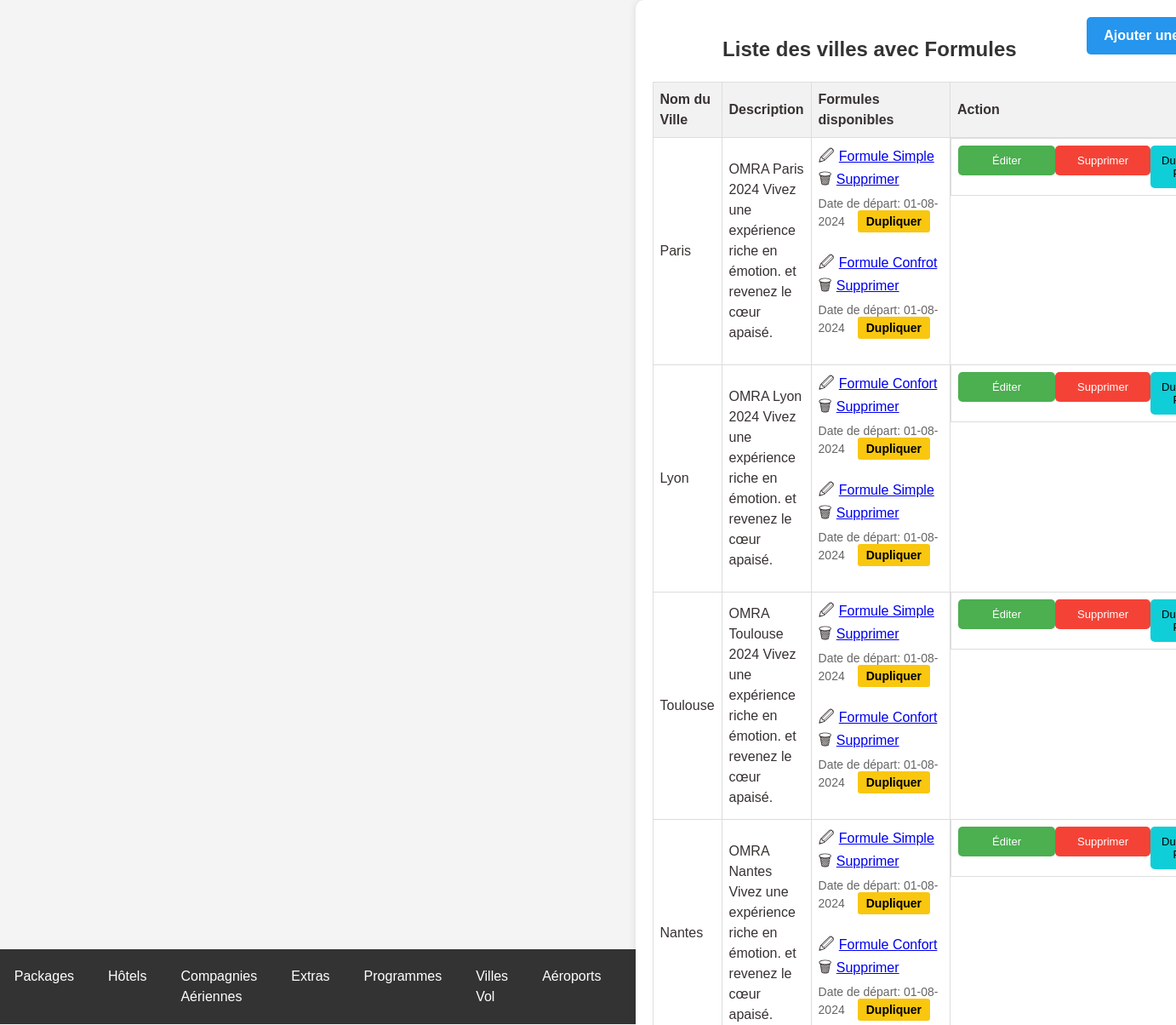
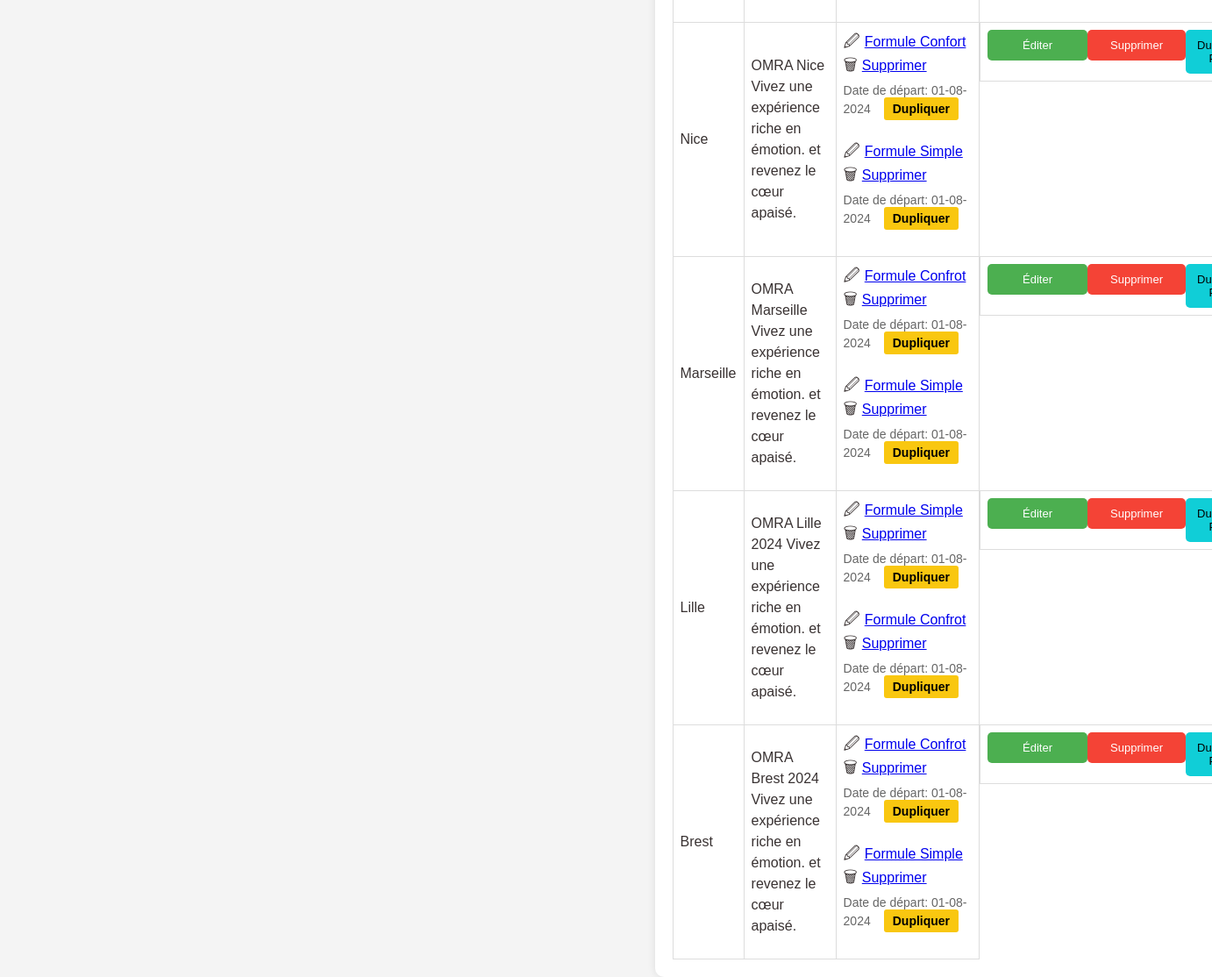
Screenshot of /omrapackage.php with the database file from the repository (2 pictures, top to bottom).
### tables this page shows
CREATE TABLE `omra_packages` (
  `id` int(11) NOT NULL,
  `nom` varchar(255) NOT NULL,
  `description` text NOT NULL,
  `photo` varchar(255) NOT NULL
);

CREATE TABLE `formules` (
  `id` int(11) NOT NULL,
  `package_id` int(11) NOT NULL,
  `date_depart` date DEFAULT NULL,
  `date_retour` date DEFAULT NULL,
  `statut` enum('activé','désactivé') NOT NULL,
  `duree_sejour` varchar(255) NOT NULL,
  `prix_chambre_quadruple` decimal(10,2) NOT NULL,
  `prix_chambre_triple` decimal(10,2) NOT NULL,
  `prix_chambre_double` decimal(10,2) NOT NULL,
  `prix_chambre_single` decimal(10,2) NOT NULL,
  `child_discount` decimal(10,2) NOT NULL,
  `prix_bebe` decimal(10,2) NOT NULL,
  `prix_chambre_quadruple_promo` decimal(10,2) NOT NULL,
  `prix_chambre_triple_promo` decimal(10,2) NOT NULL,
  `prix_chambre_double_promo` decimal(10,2) NOT NULL,
  `prix_chambre_single_promo` decimal(10,2) NOT NULL,
  `type_id` int(11) DEFAULT NULL,
  `created_at` timestamp NOT NULL DEFAULT current_timestamp() ON UPDATE current_timestamp(),
  `programs_id` longtext DEFAULT NULL CHECK (json_valid(`programs_id`))
);

CREATE TABLE `type_formule_omra` (
  `id` int(11) NOT NULL,
  `nom` varchar(255) NOT NULL,
  `formule_parent_id` int(11) DEFAULT NULL
);

### omrapackage.php (the view, shortened to what this page needs)
<!DOCTYPE html>
<html lang="fr">
<head>
    <link rel="stylesheet" href="styles.css">
</head>
<body>
    <?php include 'header.php'; ?>
    <div class="container">
    <a href="ajoutomrapackage.php" class='btn-add'><b>Ajouter une Ville</b></a>
            <h2 class="text-center">Liste des villes avec Formules</h2>
        <table>
            <thead>
                <tr>
                    <th>Nom du Ville</th>
                    <th style="width: 550px;">Description</th>
                    <th>Formules disponibles</th>
                    <th>Action</th>
                </tr>
            </thead>
            <tbody>
                <?php
                include 'db.php';
                $sql_packages = "SELECT * FROM omra_packages";
                $result_packages = mysqli_query($conn, $sql_packages);
                if (mysqli_num_rows($result_packages) > 0) {
                    while ($row_package = mysqli_fetch_assoc($result_packages)) {
                        echo "<tr>";
                        echo "<td>" . $row_package['nom'] . "</td>";
                        echo "<td>" . $row_package['description'] . "</td>";
                        $package_id = $row_package['id'];
                        $sql_formules = "SELECT formules.*, type_formule_omra.nom as type_nom
                                     FROM formules
                                     JOIN type_formule_omra ON formules.type_id = type_formule_omra.id
                                     WHERE package_id = $package_id";
                        $result_formules = mysqli_query($conn, $sql_formules);
                        if (mysqli_num_rows($result_formules) > 0) {
                            echo "<td>";
                            while ($row_formule = mysqli_fetch_assoc($result_formules)) {
                                echo "<span class='icon'>&#128393;</span><a href='edit_formule.php?id=" . $row_formule['id'] . "'>" . $row_formule['type_nom'] . "</a>";
                                echo "<span class='icon'>&#128465;</span><a href='delete_formule.php?id=" . $row_formule['id'] . "' onclick=\"return confirm('Êtes-vous sûr de vouloir supprimer cette formule?')\">Supprimer</a>";
                                if (!empty($row_formule['date_depart'])) {
                                    $date_depart_formattee = date('d-m-Y', strtotime($row_formule['date_depart']));
                                    echo "<br><span class='indicator'>Date de départ: " . $date_depart_formattee ;
                                    echo "<a class='btn-dup' href='duplicate_formule.php?id=" . $row_formule['id'] . "'><b>Dupliquer</b></a></span>";
                                }
                                echo "<br>";
                            }
                            echo "</td>";
                        } else {
                            echo "<td>Aucune formule disponible pour ce package.</td>";
                        }
                        echo "<td class='btn-group'>";
                        echo "<div >";
                        echo "<button class='btn-edit' onclick=\"window.location.href='edit_package.php?id=" . $package_id . "'\">Éditer</button>";
                        echo "</div>";
                        echo "<br>";
                        echo "<div >";
                        echo "<button class='btn-delete' onclick=\"if(confirm('Êtes-vous sûr de vouloir supprimer ce package?')) { window.location.href='delete_package.php?id=" . $package_id . "'; }\">Supprimer</button>";
                        echo "</div>";
                        echo "<br>";
                        echo "<div >";
                        echo "<button class='btn-dup-pack' onclick=\"if(confirm('Êtes-vous sûr de vouloir dupliquer ce package?')) { window.location.href='duplicate_package.php?id=" . $package_id . "'; }\">Dupliquer Pack</button>";
                        echo "</div>";
                    }
                } else {
                    echo "<tr><td colspan='4'>Aucun package Omra disponible pour le moment.</td></tr>";
                }
                ?>
            </tbody>
        </table>
    </div>
</body>
</html>

### css/styles.css (style rules this page uses)
body { font-family: 'Lexend', sans-serif; line-height: 1.5; min-height: 100vh; display: flex; align-items: center; justify-content: center; color: #393232; background-color: #f7f7f7; }
.btn-group { display: flex; justify-content: space-between; }
.btn-group { margin-top: auto; }

### omrapackage.php (style rules this page uses)
body { font-family: Arial, sans-serif; background-color: #f4f4f4; margin: 0; padding: 0; box-sizing: border-box; }
.container { width: 90%; margin: auto; background-color: #fff; padding: 20px; border-radius: 10px; box-shadow: 0 0 10px rgba(0, 0, 0, 0.1); }
h2 { text-align: center; color: #333; }
table { width: 100%; border-collapse: collapse; }
th, td { border: 1px solid #ddd; padding: 8px; text-align: left; }
th { background-color: #f2f2f2; }
.btn-group { text-align: center; }
.btn-edit { background-color: #4CAF50; color: white; padding: 10px 40px; border: none; border-radius: 5px; cursor: pointer; text-decoration: none; font-size: small; }
.btn-add { background-color: #2595ee; color: white; padding: 10px 20px; border: none; border-radius: 5px; cursor: pointer; float:right; text-decoration: none; }
.btn-delete { background-color: #f44336; color: white; padding: 10px 26px; border: none; border-radius: 5px; cursor: pointer; text-decoration: none; font-size: small; }
.icon { font-size: 18px; margin-right: 5px; }
.indicator { display: block; font-size: 14px; color: #666; margin-top: 5px; }
.btn-dup { background-color: #f9c710; color: black; padding: 5px 10px; border: none; border-radius: 3px; cursor: pointer; text-decoration: none; margin: 0 15px; }
.btn-dup-pack { background-color: #10ced7; color: black; padding: 10px 13px; border: none; border-radius: 5px; cursor: pointer; text-decoration: none; font-size: small; }

### header.php (style rules this page uses)
body { font-family: Arial, sans-serif; background-color: #f4f4f4; margin: 0; padding: 0; box-sizing: border-box; }

### rows the page displays
omra_packages: nom "Paris", description "OMRA Paris 2024 Vivez une expérience riche en émotion. et revenez le cœur apaisé."
formules: type.nom "Formule Simple", date_depart "01-08-2024"
formules: type.nom "Formule Confrot", date_depart "01-08-2024"
omra_packages: nom "Lyon", description "OMRA Lyon 2024 Vivez une expérience riche en émotion. et revenez le cœur apaisé."
formules: type.nom "Formule Confort", date_depart "01-08-2024"
formules: type.nom "Formule Simple", date_depart "01-08-2024"
omra_packages: nom "Toulouse", description "OMRA Toulouse 2024 Vivez une expérience riche en émotion. et revenez le cœur apaisé."
formules: type.nom "Formule Simple", date_depart "01-08-2024"
formules: type.nom "Formule Confort", date_depart "01-08-2024"
omra_packages: nom "Nantes", description "OMRA Nantes Vivez une expérience riche en émotion. et revenez le cœur apaisé."
formules: type.nom "Formule Simple", date_depart "01-08-2024"
formules: type.nom "Formule Confort", date_depart "01-08-2024"
omra_packages: nom "Nice", description "OMRA Nice Vivez une expérience riche en émotion. et revenez le cœur apaisé."
formules: type.nom "Formule Confort", date_depart "01-08-2024"
formules: type.nom "Formule Simple", date_depart "01-08-2024"
omra_packages: nom "Marseille", description "OMRA Marseille Vivez une expérience riche en émotion. et revenez le cœur apaisé."
formules: type.nom "Formule Confrot", date_depart "01-08-2024"
formules: type.nom "Formule Simple", date_depart "01-08-2024"
omra_packages: nom "Lille", description "OMRA Lille 2024 Vivez une expérience riche en émotion. et revenez le cœur apaisé."
formules: type.nom "Formule Simple", date_depart "01-08-2024"
formules: type.nom "Formule Confrot", date_depart "01-08-2024"
omra_packages: nom "Brest", description "OMRA Brest 2024 Vivez une expérience riche en émotion. et revenez le cœur apaisé."
formules: type.nom "Formule Confrot", date_depart "01-08-2024"
formules: type.nom "Formule Simple", date_depart "01-08-2024"
